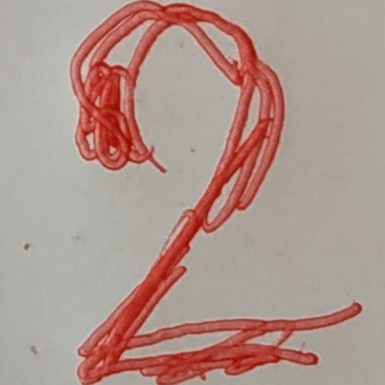
#> input picture datasets/digits/test_image_Bai7.jpg, 385 x 385 px, found by its file name; its folder holds 2 pictures in this run
$ jupyter execute --allow-errors 6451071024_LAB2_Bai7.ipynb
#> lines starting #> are read from the running program, lines starting #| are printed output that depends on the picture; after the words box and inside, x2 and y2 are one past the last pixel; in counts of white or black regions, pixels touching at a corner belong together
# Nhận dạng chữ số viết tay với MNIST

## Bài 7

### Yêu cầu

Xây dựng ứng dụng nhận dạng chữ số viết tay dựa trên MNIST theo yêu cầu trang 27. Biểu diễn mẫu huấn luyện thuộc các lớp 0, 1, 2, 3; chuyển ảnh thành vector đầu vào; chia huấn luyện 80%, kiểm thử 20%; xây dựng cây theo entropy như hướng dẫn, dự đoán và đánh giá bằng báo cáo phân lớp, ma trận nhầm lẫn; xử lý ảnh chữ số viết tay và in kết quả nhận dạng.

### Dữ liệu và phương pháp

MNIST được lấy từ bốn tệp ảnh/nhãn liên kết tại https://github.com/cvdfoundation/mnist. Ảnh MNIST có kích thước 28×28, tương ứng vector 784 chiều, giá trị pixel 0–255. Ghép đầy đủ hai phần nguồn để áp dụng phép chia 80/20 của bài; không lấy mẫu rút gọn. Cây entropy có random_state=33; phép chia giữ shuffle=False theo hướng dẫn. Bốn ảnh minh họa lấy từ tập huấn luyện thực tế.

Ảnh chụp chữ số được chuyển xám, thu về 28×28, đảo màu, phân ngưỡng 110 và biểu diễn bằng mức 0/255 cùng miền với MNIST. Kích thước xử lý ảnh và vector được thống nhất với dữ liệu MNIST.

[cell 1]
print("Đặng Ngọc Hiếu - 6451071024")

from pathlib import Path
from urllib.request import urlretrieve
import gzip
import struct
import numpy as np
import matplotlib.pyplot as plt
from sklearn.model_selection import train_test_split
from sklearn.tree import DecisionTreeClassifier
from sklearn.metrics import accuracy_score, classification_report, ConfusionMatrixDisplay
from PIL import Image, ImageOps

ROOT = Path.cwd()
while not (ROOT / "datasets").is_dir():
    if (ROOT / "6451071024_Lab2" / "datasets").is_dir():
        ROOT = ROOT / "6451071024_Lab2"
        break
    if ROOT == ROOT.parent:
        raise FileNotFoundError("Không tìm thấy thư mục datasets của LAB2.")
    ROOT = ROOT.parent
#> further down, source is the input picture: PIL image 385x385 RGB; mean R, G, B 174.7, 148.7, 141.4
#> `gray = square.convert("L").resize((28, 28))`:
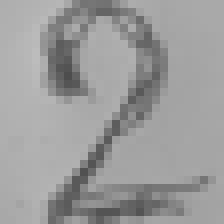
#> gray: PIL image 28x28 L (shown 8 times larger); min 77, max 188, mean 155.6
#> `inverted = np.asarray(ImageOps.invert(gray))`:
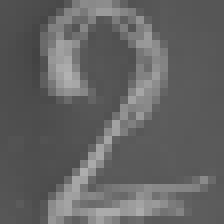
#> inverted: shape (28, 28) (shown 8 times larger); min 67, max 178, mean 99.4
#> `binary = np.where(inverted >= THRESHOLD, 255, 0).astype(np.uint8)`:
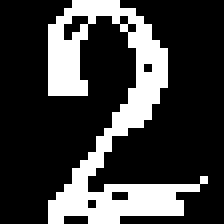
#> binary: shape (28, 28) (shown 8 times larger); 24.6% white; 1 white region, box (x1, y1, x2, y2) and area: (6, 0, 26, 28) 193
plt.rcParams["font.family"] = "DejaVu Sans"

# Bốn URL tải xuống được cung cấp trong trang cvdfoundation/mnist.
MNIST_DIR = ROOT / "datasets/digits/mnist"
MNIST_DIR.mkdir(parents=True, exist_ok=True)
BASE_URL = "https://storage.googleapis.com/cvdf-datasets/mnist/"
FILES = ["train-images-idx3-ubyte.gz", "train-labels-idx1-ubyte.gz",
         "t10k-images-idx3-ubyte.gz", "t10k-labels-idx1-ubyte.gz"]
#> (the rest of this cell did not finish here and is left out)

[cell 2]
print("Đặng Ngọc Hiếu - 6451071024")

def read_images(path):
    with gzip.open(path, "rb") as stream:
        magic, count, rows, columns = struct.unpack(">IIII", stream.read(16))
        pixels = np.frombuffer(stream.read(), dtype=np.uint8)
    if magic != 2051 or (rows, columns) != (28, 28):
        raise ValueError("Tệp ảnh phải đúng định dạng IDX của MNIST 28×28.")
    if pixels.size != count * rows * columns:
        raise ValueError("Số byte ảnh không khớp header IDX.")
    return pixels.reshape(count, rows, columns)

def read_labels(path):
    with gzip.open(path, "rb") as stream:
        magic, count = struct.unpack(">II", stream.read(8))
        labels = np.frombuffer(stream.read(), dtype=np.uint8)
    if magic != 2049 or labels.size != count:
        raise ValueError("Tệp nhãn không đúng định dạng IDX của MNIST.")
    return labels

#> (the rest of this cell did not finish here and is left out)

[cell 3]
print("Đặng Ngọc Hiếu - 6451071024")

#> (the rest of this cell did not finish here and is left out)

[cell 4]
print("Đặng Ngọc Hiếu - 6451071024")

classifier = DecisionTreeClassifier(criterion="entropy", random_state=33)
#> (the rest of this cell did not finish here and is left out)

[cell 5]
print("Đặng Ngọc Hiếu - 6451071024")

#> (the rest of this cell did not finish here and is left out)

[cell 6]
print("Đặng Ngọc Hiếu - 6451071024")

IMAGE_FILES = ["test_image_Bai7.jpg", "test_image_Bai7(1).jpg"]
THRESHOLD = 110
#> (the rest of this cell did not finish here and is left out)
